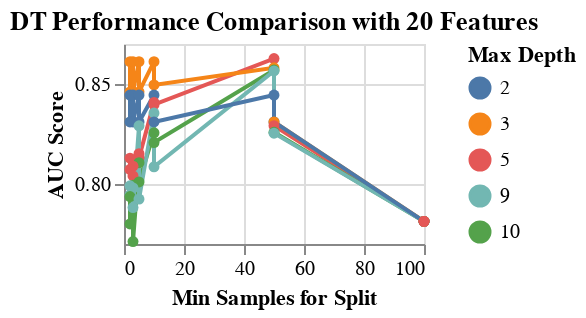

Notebook source saved alongside this figure:
### Code cell
plot_DT_MaxDepth(20)

### Figure 1 — Vega-Lite specification as saved in the notebook (floating-point values rounded to 4 significant figures)
{"$schema": "https://vega.github.io/schema/vega-lite/v2.6.0.json", "config": {"view": {"height": 300, "width": 400}}, "data": {"name": "data-3468e039ef016e669ebc815ec5e2902a"}, "datasets": {"data-3468e039ef016e669ebc815ec5e2902a": [{"DT__criterion": "entropy", "DT__max_depth": 5, "DT__min_samples_split": 50, "fselector__k": 20, "max_score": 0.9291, "mean_score": 0.8627, "min_score": 0.7105, "std_score": 0.07839}, {"DT__criterion": "entropy", "DT__max_depth": 3, "DT__min_samples_split": 10, "fselector__k": 20, "max_score": 0.912, "mean_score": 0.8612, "min_score": 0.7414, "std_score": 0.06317}, {"DT__criterion": "entropy", "DT__max_depth": 3, "DT__min_samples_split": 5, "fselector__k": 20, "max_score": 0.912, "mean_score": 0.8612, "min_score": 0.7414, "std_score": 0.06317}, {"DT__criterion": "entropy", "DT__max_depth": 3, "DT__min_samples_split": 2, "fselector__k": 20, "max_score": 0.912, "mean_score": 0.8612, "min_score": 0.7414, "std_score": 0.06317}, {"DT__criterion": "entropy", "DT__max_depth": 3, "DT__min_samples_split": 3, "fselector__k": 20, "max_score": 0.912, "mean_score": 0.8612, "min_score": 0.7414, "std_score": 0.06317}, {"DT__criterion": "entropy", "DT__max_depth": 3, "DT__min_samples_split": 50, "fselector__k": 20, "max_score": 0.9062, "mean_score": 0.8581, "min_score": 0.7105, "std_score": 0.07498}, {"DT__criterion": "entropy", "DT__max_depth": 10, "DT__min_samples_split": 50, "fselector__k": 20, "max_score": 0.9033, "mean_score": 0.857, "min_score": 0.7105, "std_score": 0.07428}, {"DT__criterion": "entropy", "DT__max_depth": 9, "DT__min_samples_split": 50, "fselector__k": 20, "max_score": 0.9033, "mean_score": 0.8565, "min_score": 0.7105, "std_score": 0.07401}, {"DT__criterion": "gini", "DT__max_depth": 3, "DT__min_samples_split": 10, "fselector__k": 20, "max_score": 0.9185, "mean_score": 0.8495, "min_score": 0.7414, "std_score": 0.06408}, {"DT__criterion": "gini", "DT__max_depth": 3, "DT__min_samples_split": 5, "fselector__k": 20, "max_score": 0.9185, "mean_score": 0.8461, "min_score": 0.7414, "std_score": 0.06542}, {"DT__criterion": "gini", "DT__max_depth": 3, "DT__min_samples_split": 3, "fselector__k": 20, "max_score": 0.9185, "mean_score": 0.8461, "min_score": 0.7414, "std_score": 0.06542}, {"DT__criterion": "gini", "DT__max_depth": 3, "DT__min_samples_split": 2, "fselector__k": 20, "max_score": 0.9185, "mean_score": 0.8461, "min_score": 0.7414, "std_score": 0.06542}, {"DT__criterion": "entropy", "DT__max_depth": 2, "DT__min_samples_split": 2, "fselector__k": 20, "max_score": 0.9062, "mean_score": 0.8445, "min_score": 0.7037, "std_score": 0.07204}, {"DT__criterion": "entropy", "DT__max_depth": 2, "DT__min_samples_split": 3, "fselector__k": 20, "max_score": 0.9062, "mean_score": 0.8445, "min_score": 0.7037, "std_score": 0.07204}, {"DT__criterion": "entropy", "DT__max_depth": 2, "DT__min_samples_split": 5, "fselector__k": 20, "max_score": 0.9062, "mean_score": 0.8445, "min_score": 0.7037, "std_score": 0.07204}, {"DT__criterion": "entropy", "DT__max_depth": 2, "DT__min_samples_split": 50, "fselector__k": 20, "max_score": 0.9062, "mean_score": 0.8445, "min_score": 0.7037, "std_score": 0.07204}, {"DT__criterion": "entropy", "DT__max_depth": 2, "DT__min_samples_split": 10, "fselector__k": 20, "max_score": 0.9062, "mean_score": 0.8445, "min_score": 0.7037, "std_score": 0.07204}, {"DT__criterion": "entropy", "DT__max_depth": 5, "DT__min_samples_split": 10, "fselector__k": 20, "max_score": 0.905, "mean_score": 0.8408, "min_score": 0.7174, "std_score": 0.06839}, {"DT__criterion": "gini", "DT__max_depth": 5, "DT__min_samples_split": 10, "fselector__k": 20, "max_score": 0.9272, "mean_score": 0.8396, "min_score": 0.7151, "std_score": 0.07386}, {"DT__criterion": "entropy", "DT__max_depth": 9, "DT__min_samples_split": 10, "fselector__k": 20, "max_score": 0.913, "mean_score": 0.8355, "min_score": 0.722, "std_score": 0.06226}, {"DT__criterion": "gini", "DT__max_depth": 2, "DT__min_samples_split": 50, "fselector__k": 20, "max_score": 0.9062, "mean_score": 0.831, "min_score": 0.7037, "std_score": 0.07634}, {"DT__criterion": "gini", "DT__max_depth": 2, "DT__min_samples_split": 2, "fselector__k": 20, "max_score": 0.9062, "mean_score": 0.831, "min_score": 0.7037, "std_score": 0.07634}, {"DT__criterion": "gini", "DT__max_depth": 2, "DT__min_samples_split": 3, "fselector__k": 20, "max_score": 0.9062, "mean_score": 0.831, "min_score": 0.7037, "std_score": 0.07634}, {"DT__criterion": "gini", "DT__max_depth": 2, "DT__min_samples_split": 5, "fselector__k": 20, "max_score": 0.9062, "mean_score": 0.831, "min_score": 0.7037, "std_score": 0.07634}, {"DT__criterion": "gini", "DT__max_depth": 2, "DT__min_samples_split": 10, "fselector__k": 20, "max_score": 0.9062, "mean_score": 0.831, "min_score": 0.7037, "std_score": 0.07634}, {"DT__criterion": "gini", "DT__max_depth": 3, "DT__min_samples_split": 50, "fselector__k": 20, "max_score": 0.9062, "mean_score": 0.831, "min_score": 0.7037, "std_score": 0.07634}, {"DT__criterion": "gini", "DT__max_depth": 5, "DT__min_samples_split": 50, "fselector__k": 20, "max_score": 0.9109, "mean_score": 0.8291, "min_score": 0.7082, "std_score": 0.0816}, {"DT__criterion": "entropy", "DT__max_depth": 9, "DT__min_samples_split": 5, "fselector__k": 20, "max_score": 0.875, "mean_score": 0.8291, "min_score": 0.7174, "std_score": 0.0572}, {"DT__criterion": "gini", "DT__max_depth": 10, "DT__min_samples_split": 50, "fselector__k": 20, "max_score": 0.9005, "mean_score": 0.8259, "min_score": 0.7082, "std_score": 0.07853}, {"DT__criterion": "entropy", "DT__max_depth": 10, "DT__min_samples_split": 10, "fselector__k": 20, "max_score": 0.8959, "mean_score": 0.8256, "min_score": 0.7071, "std_score": 0.06484}, {"DT__criterion": "gini", "DT__max_depth": 9, "DT__min_samples_split": 50, "fselector__k": 20, "max_score": 0.8982, "mean_score": 0.8254, "min_score": 0.7082, "std_score": 0.0781}, {"DT__criterion": "gini", "DT__max_depth": 10, "DT__min_samples_split": 10, "fselector__k": 20, "max_score": 0.9027, "mean_score": 0.8207, "min_score": 0.7151, "std_score": 0.06748}, {"DT__criterion": "gini", "DT__max_depth": 5, "DT__min_samples_split": 5, "fselector__k": 20, "max_score": 0.8696, "mean_score": 0.8152, "min_score": 0.7311, "std_score": 0.04727}, {"DT__criterion": "entropy", "DT__max_depth": 5, "DT__min_samples_split": 5, "fselector__k": 20, "max_score": 0.8587, "mean_score": 0.8131, "min_score": 0.7037, "std_score": 0.05733}, {"DT__criterion": "entropy", "DT__max_depth": 5, "DT__min_samples_split": 2, "fselector__k": 20, "max_score": 0.8848, "mean_score": 0.8129, "min_score": 0.7346, "std_score": 0.05197}, {"DT__criterion": "entropy", "DT__max_depth": 10, "DT__min_samples_split": 5, "fselector__k": 20, "max_score": 0.857, "mean_score": 0.8106, "min_score": 0.7174, "std_score": 0.04887}, {"DT__criterion": "gini", "DT__max_depth": 5, "DT__min_samples_split": 3, "fselector__k": 20, "max_score": 0.9098, "mean_score": 0.8089, "min_score": 0.7323, "std_score": 0.06421}, {"DT__criterion": "gini", "DT__max_depth": 9, "DT__min_samples_split": 10, "fselector__k": 20, "max_score": 0.9027, "mean_score": 0.8086, "min_score": 0.7151, "std_score": 0.06229}, {"DT__criterion": "gini", "DT__max_depth": 5, "DT__min_samples_split": 2, "fselector__k": 20, "max_score": 0.8913, "mean_score": 0.8073, "min_score": 0.7323, "std_score": 0.06121}, {"DT__criterion": "entropy", "DT__max_depth": 5, "DT__min_samples_split": 3, "fselector__k": 20, "max_score": 0.8848, "mean_score": 0.804, "min_score": 0.7014, "std_score": 0.06186}, {"DT__criterion": "gini", "DT__max_depth": 10, "DT__min_samples_split": 5, "fselector__k": 20, "max_score": 0.8432, "mean_score": 0.801, "min_score": 0.7243, "std_score": 0.04723}, {"DT__criterion": "entropy", "DT__max_depth": 10, "DT__min_samples_split": 3, "fselector__k": 20, "max_score": 0.8558, "mean_score": 0.7994, "min_score": 0.7117, "std_score": 0.0483}, {"DT__criterion": "entropy", "DT__max_depth": 9, "DT__min_samples_split": 2, "fselector__k": 20, "max_score": 0.838, "mean_score": 0.7991, "min_score": 0.738, "std_score": 0.03463}, {"DT__criterion": "entropy", "DT__max_depth": 9, "DT__min_samples_split": 3, "fselector__k": 20, "max_score": 0.8565, "mean_score": 0.798, "min_score": 0.7117, "std_score": 0.05331}, {"DT__criterion": "gini", "DT__max_depth": 9, "DT__min_samples_split": 2, "fselector__k": 20, "max_score": 0.8558, "mean_score": 0.7946, "min_score": 0.7196, "std_score": 0.05499}, {"DT__criterion": "entropy", "DT__max_depth": 10, "DT__min_samples_split": 2, "fselector__k": 20, "max_score": 0.8513, "mean_score": 0.7937, "min_score": 0.738, "std_score": 0.04084}, {"DT__criterion": "gini", "DT__max_depth": 9, "DT__min_samples_split": 5, "fselector__k": 20, "max_score": 0.857, "mean_score": 0.7925, "min_score": 0.7174, "std_score": 0.04926}, {"DT__criterion": "gini", "DT__max_depth": 9, "DT__min_samples_split": 3, "fselector__k": 20, "max_score": 0.8315, "mean_score": 0.7882, "min_score": 0.738, "std_score": 0.03279}, {"DT__criterion": "entropy", "DT__max_depth": 3, "DT__min_samples_split": 100, "fselector__k": 20, "max_score": 0.8558, "mean_score": 0.7813, "min_score": 0.6201, "std_score": 0.08252}, {"DT__criterion": "gini", "DT__max_depth": 10, "DT__min_samples_split": 100, "fselector__k": 20, "max_score": 0.8558, "mean_score": 0.7813, "min_score": 0.6201, "std_score": 0.08252}, {"DT__criterion": "entropy", "DT__max_depth": 9, "DT__min_samples_split": 100, "fselector__k": 20, "max_score": 0.8558, "mean_score": 0.7813, "min_score": 0.6201, "std_score": 0.08252}, {"DT__criterion": "entropy", "DT__max_depth": 10, "DT__min_samples_split": 100, "fselector__k": 20, "max_score": 0.8558, "mean_score": 0.7813, "min_score": 0.6201, "std_score": 0.08252}, {"DT__criterion": "entropy", "DT__max_depth": 2, "DT__min_samples_split": 100, "fselector__k": 20, "max_score": 0.8558, "mean_score": 0.7813, "min_score": 0.6201, "std_score": 0.08252}, {"DT__criterion": "gini", "DT__max_depth": 9, "DT__min_samples_split": 100, "fselector__k": 20, "max_score": 0.8558, "mean_score": 0.7813, "min_score": 0.6201, "std_score": 0.08252}, {"DT__criterion": "gini", "DT__max_depth": 2, "DT__min_samples_split": 100, "fselector__k": 20, "max_score": 0.8558, "mean_score": 0.7813, "min_score": 0.6201, "std_score": 0.08252}, {"DT__criterion": "gini", "DT__max_depth": 3, "DT__min_samples_split": 100, "fselector__k": 20, "max_score": 0.8558, "mean_score": 0.7813, "min_score": 0.6201, "std_score": 0.08252}, {"DT__criterion": "entropy", "DT__max_depth": 5, "DT__min_samples_split": 100, "fselector__k": 20, "max_score": 0.8558, "mean_score": 0.7813, "min_score": 0.6201, "std_score": 0.08252}, {"DT__criterion": "gini", "DT__max_depth": 5, "DT__min_samples_split": 100, "fselector__k": 20, "max_score": 0.8558, "mean_score": 0.7813, "min_score": 0.6201, "std_score": 0.08252}, {"DT__criterion": "gini", "DT__max_depth": 10, "DT__min_samples_split": 2, "fselector__k": 20, "max_score": 0.8513, "mean_score": 0.78, "min_score": 0.7228, "std_score": 0.04984}, {"DT__criterion": "gini", "DT__max_depth": 10, "DT__min_samples_split": 3, "fselector__k": 20, "max_score": 0.8295, "mean_score": 0.7712, "min_score": 0.687, "std_score": 0.05111}]}, "encoding": {"color": {"field": "DT__max_depth", "title": "Max Depth", "type": "nominal"}, "x": {"field": "DT__min_samples_split", "title": "Min Samples for Split", "type": "quantitative"}, "y": {"field": "mean_score", "scale": {"zero": false}, "title": "AUC Score", "type": "quantitative"}}, "height": 100, "mark": {"point": true, "type": "line"}, "title": "DT Performance Comparison with 20 Features", "width": 150}
